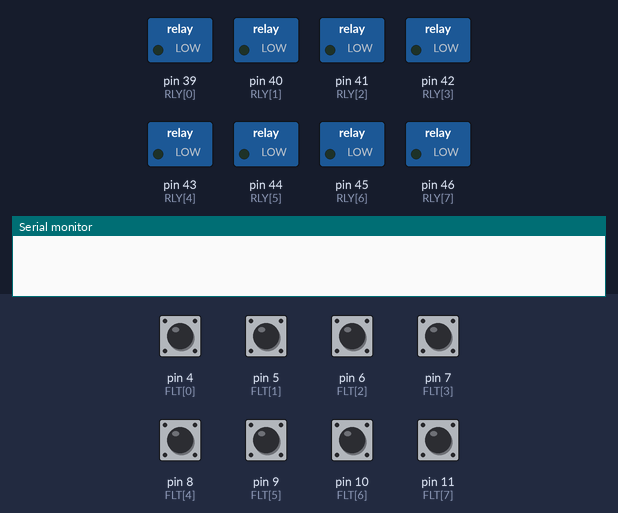
A sketch run on a simulated Arduino Mega 2560, built with avr-gcc and run on an emulated ATmega2560. Parts: switched loads named in the sketch (green lamp = pin HIGH), the last lines printed to the serial monitor. The test bench sets the inputs (shaded band); at power-on: pin 4 (FLT[0]), pin 5 (FLT[1]), pin 6 (FLT[2]), pin 7 (FLT[3]), pin 8 (FLT[4]), pin 9 (FLT[5]), pin 10 (FLT[6]), pin 11 (FLT[7]) HIGH.

Above: at 2.2 s.
2.3 s: pin 8 (FLT[4]) pulled LOW for 0.15 s
At 3.0 s:
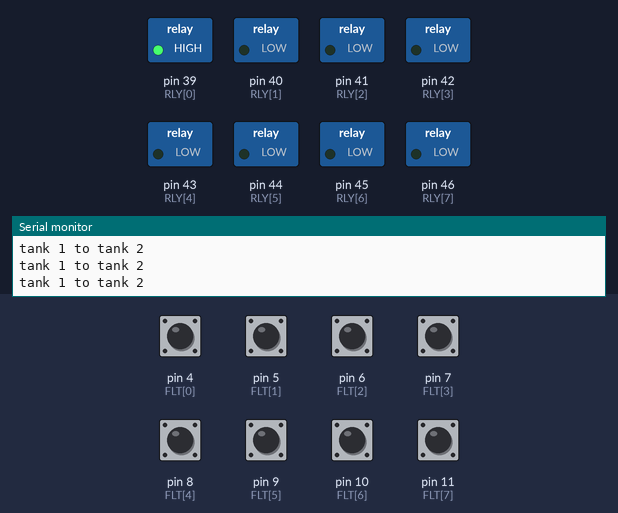
3.9 s: pin 9 (FLT[5]) pulled LOW for 0.15 s
At 4.4 s:
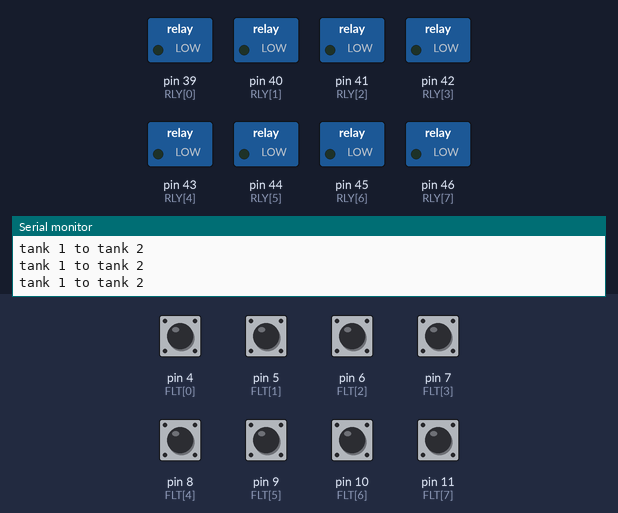
8.5 s: pin 8 (FLT[4]) driven HIGH
10.4 s: pin 8 (FLT[4]) driven LOW
At 11.2 s:
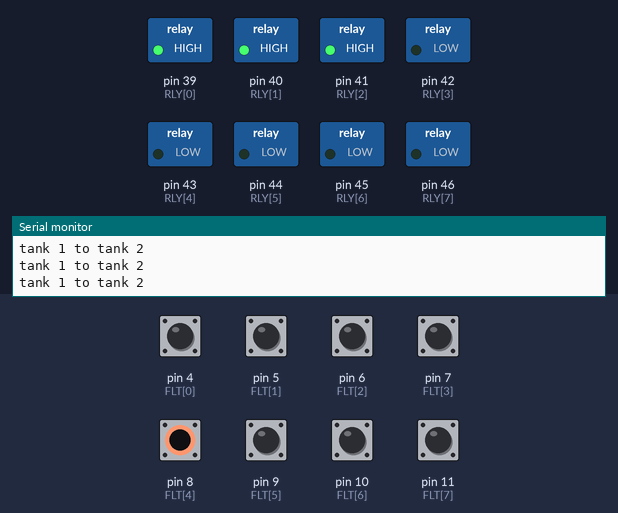
Timing chart, 0 to 12.9 s (numbered marks = the images above; inputs shaded):
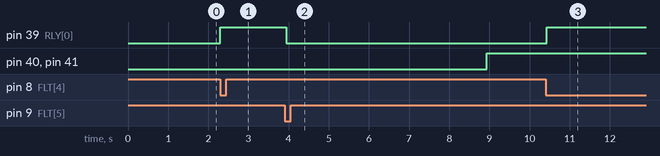

Measured:
- after the input at 2.3 s, pin 39 (RLY[0]): LOW → HIGH at once
- after the input at 3.9 s, pin 39 (RLY[0]): HIGH → LOW at once
- after the input at 10.4 s, pin 39 (RLY[0]): LOW → HIGH at once

The sketch:

Integration_3_Water_Flow.ino
```cpp
int FLT[8] = {4,5,6,7,8,9,10,11};
int RLY[8] = {39,40,41,42,43,44,45,46};

int i;
int state;

boolean FLT_Value[8];
boolean Tank_Status[4];
boolean Tank_Capacity[3];

void setup()
{
  Serial.begin(9600);

  for(i = 0; i < 8; i++)
    pinMode(FLT[i], INPUT_PULLUP);

  for(i = 0; i < 8; i++)
    pinMode(RLY[i], OUTPUT);

  delay(1000);
}

void loop()
{
  tankStatus();

  //cycle wont start unless tank 1 is full
  if(Tank_Capacity[0] == HIGH && Tank_Capacity[1] == LOW && Tank_Capacity[2] == LOW)
    state = 1;

  //tank 1 to tank 2
  if(state == 1)
  {
    Serial.println("tank 1 to tank 2");

    if(Tank_Capacity[1] == LOW)
      digitalWrite(RLY[0], HIGH);
    else
      digitalWrite(RLY[0], LOW), delay(5000), state++;
  }

  //tank 2 to tank 3
  if(state == 2)
  {
    Serial.println("tank 2 to tank 3");

    if(Tank_Capacity[2] == LOW)
      digitalWrite(RLY[1], HIGH), digitalWrite(RLY[2], HIGH);
    else
      digitalWrite(RLY[1], LOW), digitalWrite(RLY[2], LOW), delay(5000), state++;
  }

  //tank 2 dispose
  if(state == 3)
  {
    Serial.println("tank 2 dispose");

    if(FLT_Value[5] == LOW)
      digitalWrite(RLY[5], HIGH);
    else
      digitalWrite(RLY[5], LOW), delay(5000), state++;;
  }

  //tank 3 dispose
  if(state == 4)
  {
    Serial.println("tank 3 dispose");

    if(FLT_Value[6] == LOW)
      digitalWrite(RLY[3], HIGH), digitalWrite(RLY[6], HIGH);
    else
      digitalWrite(RLY[3], LOW), digitalWrite(RLY[6], LOW), delay(5000), state++;
  }
}
```

tankStatus.ino
```cpp
void tankStatus()
{
  //sense float switches
  for(i = 0; i < 8; i++)
    FLT_Value[i] = digitalRead(FLT[i]);

  //per tank status
  for(i = 0; i < 4; i++)
  {
    if(FLT_Value[i] == HIGH && FLT_Value[i + 4] == LOW)
      Tank_Status[i] = HIGH;
    else
      Tank_Status[i] = LOW;
  }

  Tank_Status[2] *= Tank_Status[3];

  //per area status
  for(i = 0; i < 3; i++)
  {
    if(Tank_Status[i] == HIGH)
      Tank_Capacity[i] = HIGH;
    else
      Tank_Capacity[i] = LOW;
  }

  FLT_Value[6] *= FLT_Value[7];
}
```
